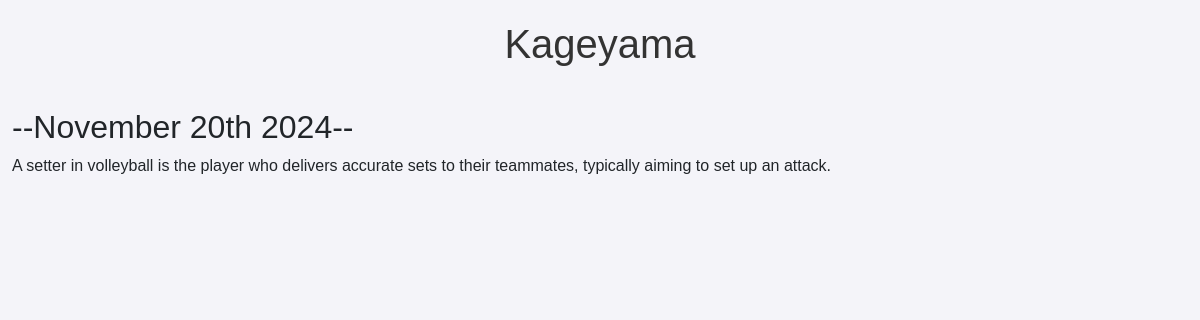
Page /blog/7/ on the committed database.
### blog/models.py (models this page shows, shortened)
class Blogs(models.Model):
    title=models.CharField(max_length=200)
    description=models.TextField(max_length=200)
    date=models.DateField(auto_now_add=True)

### blog/views.py (the view)
# urls.py: path('<int:blog_id>/', views.detail, name="detail"),
def detail(request,blog_id):
    blog = get_object_or_404(Blogs,pk=blog_id)
    return render(request,'blogHtmls/detail.html',{'blog':blog})

### blog/templates/blogHtmls/detail.html (shortened to what this page needs)
<!DOCTYPE html>
<html lang="es">
  <head>
    <link
      href="https://cdn.jsdelivr.net/npm/bootstrap@5.3.3/dist/css/bootstrap.min.css"
      rel="stylesheet"
    />
  </head>
  <body>
    <div class="container-fluid">
      <h1>{{ blog.title }}</h1>
      <h2>--{{blog.date|date:'F jS Y'}}--</h2>
      {{blog.description|safe }}
    </div>
  </body>
</html>

### blog/templates/blogHtmls/detail.html (style rules this page uses)
body { background-color: #f4f4f9; font-family: "Arial", sans-serif; padding-top: 20px; }
h1 { text-align: center; font-size: 2.5rem; color: #333; margin-bottom: 40px; }

### rows in the picture
Blogs: title "Kageyama", date "November 20th 2024", description "A setter in volleyball is the player who delivers accurate sets to their teammates, typically aiming to set up an attack."
